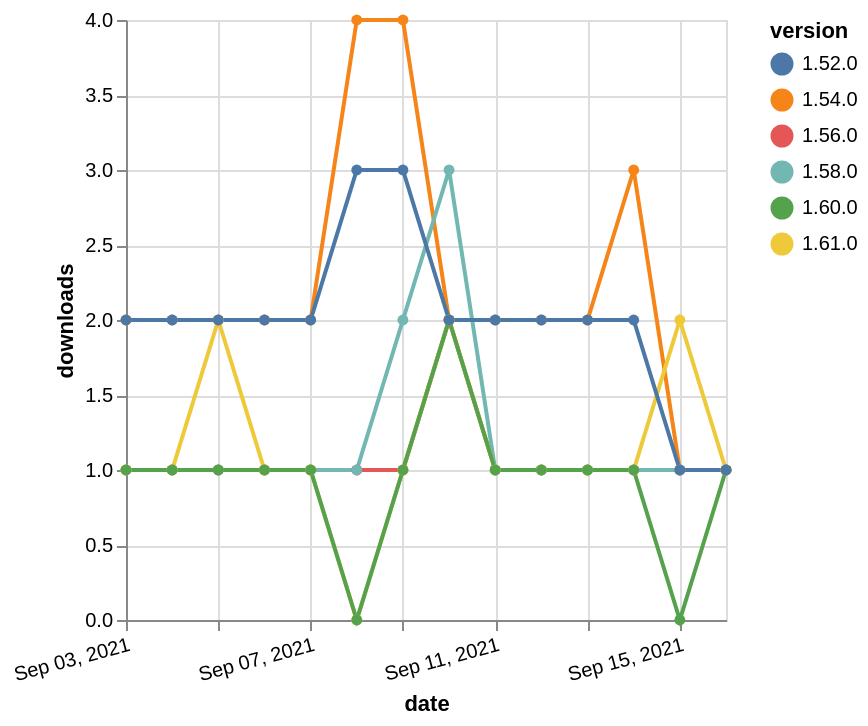

This figure's Vega-Lite source:
### Vega-Lite specification from a JSON file in a GitHub repository (floating-point values rounded to 4 significant figures)
{"$schema": "https://vega.github.io/schema/vega-lite/v5.json", "description": "A simple bar chart with embedded data.", "data": {"values": [{"date": "2021-09-03", "total": 248, "delta": 1, "version": "1.56.0"}, {"date": "2021-09-04", "total": 249, "delta": 1, "version": "1.56.0"}, {"date": "2021-09-05", "total": 250, "delta": 1, "version": "1.56.0"}, {"date": "2021-09-06", "total": 251, "delta": 1, "version": "1.56.0"}, {"date": "2021-09-07", "total": 252, "delta": 1, "version": "1.56.0"}, {"date": "2021-09-08", "total": 253, "delta": 1, "version": "1.56.0"}, {"date": "2021-09-09", "total": 254, "delta": 1, "version": "1.56.0"}, {"date": "2021-09-10", "total": 256, "delta": 2, "version": "1.56.0"}, {"date": "2021-09-11", "total": 257, "delta": 1, "version": "1.56.0"}, {"date": "2021-09-12", "total": 258, "delta": 1, "version": "1.56.0"}, {"date": "2021-09-13", "total": 259, "delta": 1, "version": "1.56.0"}, {"date": "2021-09-14", "total": 260, "delta": 1, "version": "1.56.0"}, {"date": "2021-09-15", "total": 261, "delta": 1, "version": "1.56.0"}, {"date": "2021-09-16", "total": 262, "delta": 1, "version": "1.56.0"}, {"date": "2021-09-03", "total": 2464, "delta": 2, "version": "1.54.0"}, {"date": "2021-09-04", "total": 2466, "delta": 2, "version": "1.54.0"}, {"date": "2021-09-05", "total": 2468, "delta": 2, "version": "1.54.0"}, {"date": "2021-09-06", "total": 2470, "delta": 2, "version": "1.54.0"}, {"date": "2021-09-07", "total": 2472, "delta": 2, "version": "1.54.0"}, {"date": "2021-09-08", "total": 2476, "delta": 4, "version": "1.54.0"}, {"date": "2021-09-09", "total": 2480, "delta": 4, "version": "1.54.0"}, {"date": "2021-09-10", "total": 2482, "delta": 2, "version": "1.54.0"}, {"date": "2021-09-11", "total": 2484, "delta": 2, "version": "1.54.0"}, {"date": "2021-09-12", "total": 2486, "delta": 2, "version": "1.54.0"}, {"date": "2021-09-13", "total": 2488, "delta": 2, "version": "1.54.0"}, {"date": "2021-09-14", "total": 2491, "delta": 3, "version": "1.54.0"}, {"date": "2021-09-15", "total": 2492, "delta": 1, "version": "1.54.0"}, {"date": "2021-09-16", "total": 2493, "delta": 1, "version": "1.54.0"}, {"date": "2021-09-03", "total": 336, "delta": 1, "version": "1.58.0"}, {"date": "2021-09-04", "total": 337, "delta": 1, "version": "1.58.0"}, {"date": "2021-09-05", "total": 338, "delta": 1, "version": "1.58.0"}, {"date": "2021-09-06", "total": 339, "delta": 1, "version": "1.58.0"}, {"date": "2021-09-07", "total": 340, "delta": 1, "version": "1.58.0"}, {"date": "2021-09-08", "total": 341, "delta": 1, "version": "1.58.0"}, {"date": "2021-09-09", "total": 343, "delta": 2, "version": "1.58.0"}, {"date": "2021-09-10", "total": 346, "delta": 3, "version": "1.58.0"}, {"date": "2021-09-11", "total": 347, "delta": 1, "version": "1.58.0"}, {"date": "2021-09-12", "total": 348, "delta": 1, "version": "1.58.0"}, {"date": "2021-09-13", "total": 349, "delta": 1, "version": "1.58.0"}, {"date": "2021-09-14", "total": 350, "delta": 1, "version": "1.58.0"}, {"date": "2021-09-15", "total": 351, "delta": 1, "version": "1.58.0"}, {"date": "2021-09-16", "total": 352, "delta": 1, "version": "1.58.0"}, {"date": "2021-09-03", "total": 163, "delta": 1, "version": "1.61.0"}, {"date": "2021-09-04", "total": 164, "delta": 1, "version": "1.61.0"}, {"date": "2021-09-05", "total": 166, "delta": 2, "version": "1.61.0"}, {"date": "2021-09-06", "total": 167, "delta": 1, "version": "1.61.0"}, {"date": "2021-09-07", "total": 168, "delta": 1, "version": "1.61.0"}, {"date": "2021-09-08", "total": 168, "delta": 0, "version": "1.61.0"}, {"date": "2021-09-09", "total": 169, "delta": 1, "version": "1.61.0"}, {"date": "2021-09-10", "total": 171, "delta": 2, "version": "1.61.0"}, {"date": "2021-09-11", "total": 172, "delta": 1, "version": "1.61.0"}, {"date": "2021-09-12", "total": 173, "delta": 1, "version": "1.61.0"}, {"date": "2021-09-13", "total": 174, "delta": 1, "version": "1.61.0"}, {"date": "2021-09-14", "total": 175, "delta": 1, "version": "1.61.0"}, {"date": "2021-09-15", "total": 177, "delta": 2, "version": "1.61.0"}, {"date": "2021-09-16", "total": 178, "delta": 1, "version": "1.61.0"}, {"date": "2021-09-03", "total": 184, "delta": 1, "version": "1.60.0"}, {"date": "2021-09-04", "total": 185, "delta": 1, "version": "1.60.0"}, {"date": "2021-09-05", "total": 186, "delta": 1, "version": "1.60.0"}, {"date": "2021-09-06", "total": 187, "delta": 1, "version": "1.60.0"}, {"date": "2021-09-07", "total": 188, "delta": 1, "version": "1.60.0"}, {"date": "2021-09-08", "total": 188, "delta": 0, "version": "1.60.0"}, {"date": "2021-09-09", "total": 189, "delta": 1, "version": "1.60.0"}, {"date": "2021-09-10", "total": 191, "delta": 2, "version": "1.60.0"}, {"date": "2021-09-11", "total": 192, "delta": 1, "version": "1.60.0"}, {"date": "2021-09-12", "total": 193, "delta": 1, "version": "1.60.0"}, {"date": "2021-09-13", "total": 194, "delta": 1, "version": "1.60.0"}, {"date": "2021-09-14", "total": 195, "delta": 1, "version": "1.60.0"}, {"date": "2021-09-15", "total": 195, "delta": 0, "version": "1.60.0"}, {"date": "2021-09-16", "total": 196, "delta": 1, "version": "1.60.0"}, {"date": "2021-09-03", "total": 2288, "delta": 2, "version": "1.52.0"}, {"date": "2021-09-04", "total": 2290, "delta": 2, "version": "1.52.0"}, {"date": "2021-09-05", "total": 2292, "delta": 2, "version": "1.52.0"}, {"date": "2021-09-06", "total": 2294, "delta": 2, "version": "1.52.0"}, {"date": "2021-09-07", "total": 2296, "delta": 2, "version": "1.52.0"}, {"date": "2021-09-08", "total": 2299, "delta": 3, "version": "1.52.0"}, {"date": "2021-09-09", "total": 2302, "delta": 3, "version": "1.52.0"}, {"date": "2021-09-10", "total": 2304, "delta": 2, "version": "1.52.0"}, {"date": "2021-09-11", "total": 2306, "delta": 2, "version": "1.52.0"}, {"date": "2021-09-12", "total": 2308, "delta": 2, "version": "1.52.0"}, {"date": "2021-09-13", "total": 2310, "delta": 2, "version": "1.52.0"}, {"date": "2021-09-14", "total": 2312, "delta": 2, "version": "1.52.0"}, {"date": "2021-09-15", "total": 2313, "delta": 1, "version": "1.52.0"}, {"date": "2021-09-16", "total": 2314, "delta": 1, "version": "1.52.0"}]}, "width": "container", "mark": {"type": "line", "point": {"filled": true}}, "encoding": {"x": {"field": "date", "type": "temporal", "timeUnit": "yearmonthdate", "title": "date", "axis": {"labelAngle": -15}}, "y": {"field": "delta", "type": "quantitative", "title": "downloads"}, "color": {"field": "version", "type": "nominal"}, "tooltip": {"field": "delta"}}}
